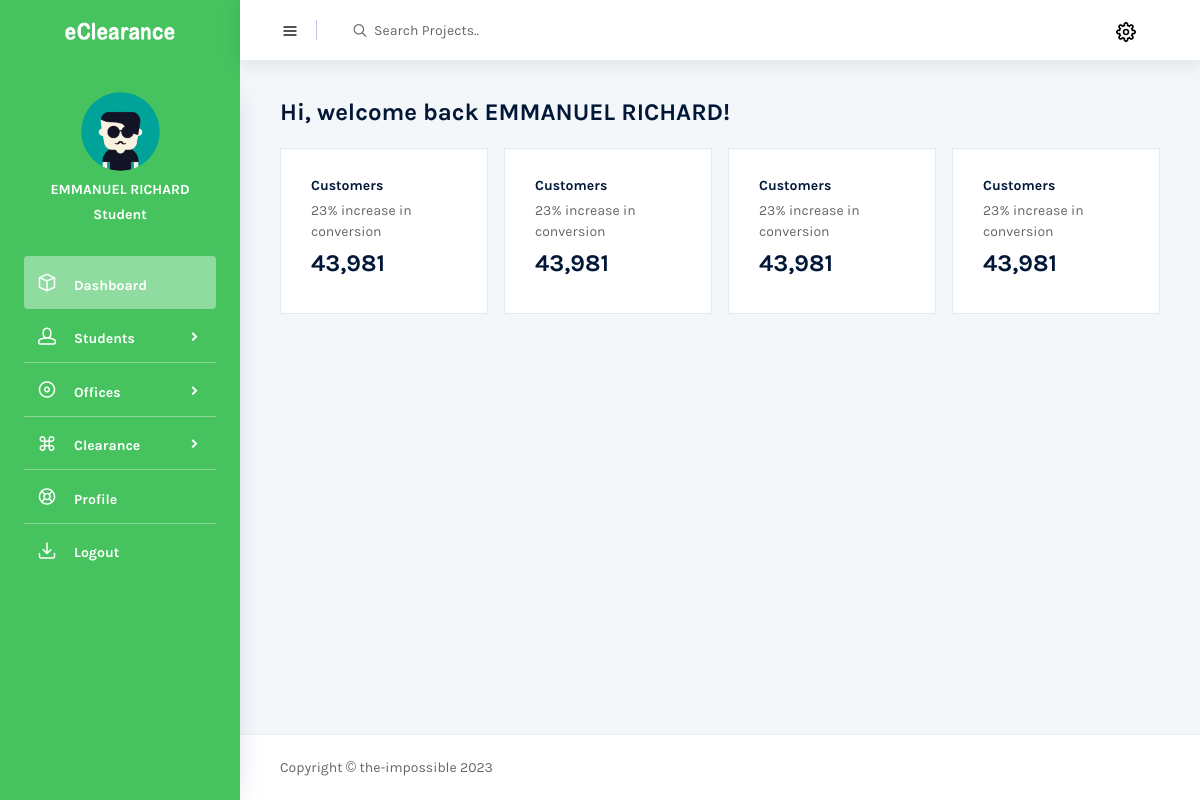
Screenshot of /dashboard (signed in) with the database file from the repository.
### eClearanceAuth/models.py (models this page shows, shortened)
class User(AbstractBaseUser, PermissionsMixin):
    user_id = models.UUIDField(
        default=uuid.uuid4, primary_key=True, unique=True, editable=False)
    username = models.CharField(max_length=100, db_index=True,
                                unique=True, verbose_name='reg number', blank=True)
    passport = models.ImageField(
        default='img/user.png', upload_to='uploads/passport/', null=True)
    user_type = models.ForeignKey(
        to="UserType", on_delete=models.CASCADE, blank=True, null=True,)
    name = models.CharField(
        max_length=100, db_index=True, blank=True, null=True)
    date_joined = models.DateTimeField(
        verbose_name='date_joined', auto_now_add=True)
    last_login = models.DateTimeField(
        verbose_name='last_login', auto_now=True, null=True)
    is_active = models.BooleanField(default=True)
    is_staff = models.BooleanField(default=False)
    is_superuser = models.BooleanField(default=False)
    USERNAME_FIELD = 'username'
    REQUIRED_FIELDS = ['name',]
    objects = UserManager()
    class Meta:
        db_table = 'Users'
        verbose_name_plural = 'Users'

class UserType(models.Model):
    user_type = models.CharField(max_length=100, unique=True)
    def __str__(self):
        return self.user_type
    class Meta:
        db_table = 'user type'
        verbose_name_plural = 'user type'

### eClearanceAuth/views.py (the view)
# urls.py: path('dashboard', DashboardView.as_view(), name="dashboard"),
class DashboardView(LoginRequiredMixin, TemplateView):
    template_name = "backend/dashboard.html"

### Templates/backend/dashboard.html (shortened to what this page needs)
{% extends 'base.html' %}
{% load static %}
{% block head %}{% include 'partials/auth_head.html' %}{% endblock head %}
{% block body %}
  <div class="container-scroller">
    {% block nav %}{% include 'partials/auth_nav.html' %}{% endblock nav %}
    <div class="container-fluid page-body-wrapper">
      {% include 'partials/auth_sidebar.html' %}
      <div class="main-panel">
        <div class="content-wrapper">
          <div class="row">
            <div class="col-sm-12 mb-4 mb-xl-0">
              <h4 class="font-weight-bold text-dark">Hi, welcome back {{ request.user.name }}!</h4>
            </div>
          </div>
          <div class="row mt-3">
            <div class="col-sm-12 col-md-3">
              <div class="card">
                <div class="card-body">
                  <h4 class="card-title">Customers</h4>
                  <p>23% increase in conversion</p>
                  <h4 class="text-dark font-weight-bold">43,981</h4>
                </div>
              </div>
            </div>
            <div class="col-sm-12 col-md-3">
              <div class="card">
                <div class="card-body">
                  <h4 class="card-title">Customers</h4>
                  <p>23% increase in conversion</p>
                  <h4 class="text-dark font-weight-bold">43,981</h4>
                </div>
              </div>
            </div>
            <div class="col-sm-12 col-md-3">
              <div class="card">
                <div class="card-body">
                  <h4 class="card-title">Customers</h4>
                  <p>23% increase in conversion</p>
                  <h4 class="text-dark font-weight-bold">43,981</h4>
                </div>
              </div>
            </div>
            <div class="col-sm-12 col-md-3">
              <div class="card">
                <div class="card-body">
                  <h4 class="card-title">Customers</h4>
                  <p>23% increase in conversion</p>
                  <h4 class="text-dark font-weight-bold">43,981</h4>
                </div>
              </div>
            </div>
          </div>
        </div>
        {% block footer %}{% include 'partials/auth_footer.html' %}{% endblock footer %}
      </div>
    </div>
  </div>
{% endblock body %}

### Templates/partials/auth_sidebar.html (shortened to what this page needs)
{% load static %}
<nav class="sidebar sidebar-offcanvas" id="sidebar">
    <div class="user-profile">
      <div class="user-image">
        <img src="{{ request.user.passport.url }}">
      </div>
      <div class="user-name">
          {{ request.user.name }}
      </div>
      <div class="user-designation">
          {{ request.user.user_type }}
      </div>
    </div>
    <ul class="nav">
      <li class="nav-item">
        <a class="nav-link" href="{% url 'auth:dashboard' %}">
          <i class="icon-box menu-icon"></i>
          <span class="menu-title">Dashboard</span>
        </a>
      </li>
      <li class="nav-item">
        <a class="nav-link" data-toggle="collapse" href="#ui-basic" aria-expanded="false" aria-controls="ui-basic">
          <i class="icon-head menu-icon"></i>
          <span class="menu-title">Students</span>
          <i class="menu-arrow"></i>
        </a>
      </li>
      <li class="nav-item">
        <a class="nav-link" data-toggle="collapse" href="#ui-office" aria-expanded="false" aria-controls="ui-office">
          <i class="icon-disc menu-icon"></i>
          <span class="menu-title">Offices</span>
          <i class="menu-arrow"></i>
        </a>
      </li>
      <li class="nav-item">
        <a class="nav-link" data-toggle="collapse" href="#ui-clearance" aria-expanded="false" aria-controls="ui-clearance">
          <i class="icon-command menu-icon"></i>
          <span class="menu-title">Clearance</span>
          <i class="menu-arrow"></i>
        </a>
      </li>
      <li class="nav-item">
        <a class="nav-link" href="pages/icons/feather-icons.html">
          <i class="icon-help menu-icon"></i>
          <span class="menu-title">Profile</span>
        </a>
      </li>
      <li class="nav-item">
        <a class="nav-link" data-toggle="modal" data-target="#basicModal" style="cursor: pointer;">
          <i class="icon-inbox menu-icon"></i>
          <span class="menu-title">Logout</span>
        </a>
      </li>
    </ul>
  </nav>

### rows the page displays
User: user.passport (placeholder picture), user.name "EMMANUEL RICHARD", user.user_type "Student"
